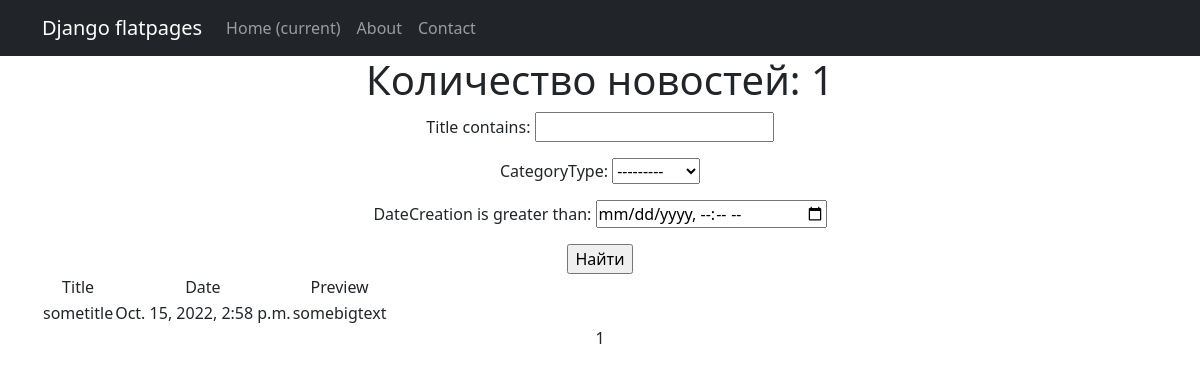
Before: /news/ with the older database file.
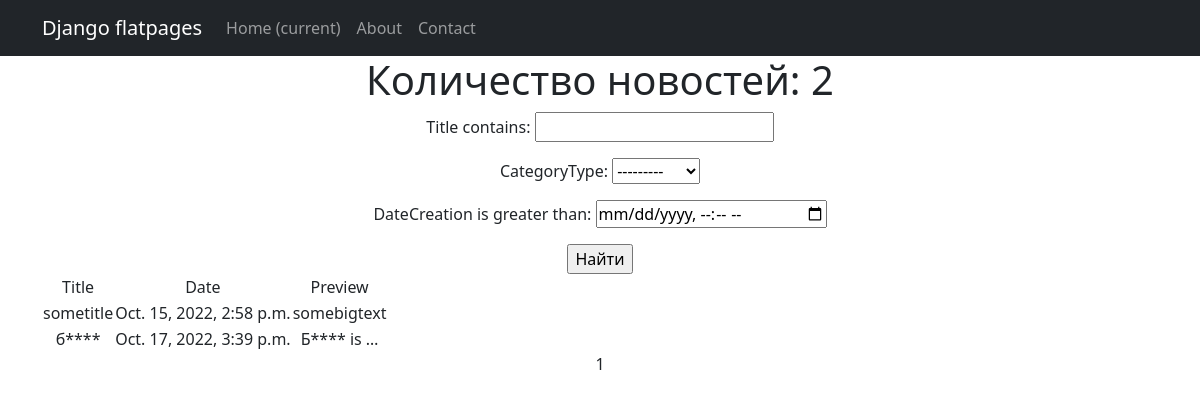
After: the same page with the newer database file.
### news/models.py (models this page shows, shortened)
class Post(models.Model):
    author = models.ForeignKey(Author, on_delete=models.CASCADE)
    NEWS = 'NW'
    ARTICLE = 'AR'
    CATEGORY_CHOISES = (
        (NEWS, 'Новость'),
        (ARTICLE, 'Статья'),
    )
    categoryType =  models.CharField(max_length= 2, choices=CATEGORY_CHOISES, default=ARTICLE)
    dateCreation = models.DateTimeField(auto_now_add=True)
    postCategory = models.ManyToManyField(Category, through='PostCategory')
    title = models.CharField(max_length=128)
    text = models.TextField()
    rating = models.SmallIntegerField(default=0)

### news/views.py (the view)
# urls.py: path('', PostList.as_view(), name='post_list'),
class PostList(ListView):
    model = Post
    ordering = 'title'
    template_name = 'news.html'
    context_object_name = 'post'
    paginate_by = 10
    def get_queryset(self):
        queryset = super().get_queryset()
        self.filterset = PostFilter(self.request.GET, queryset)
        return self.filterset.qs
    def get_context_data(self, **kwargs):
        context = super().get_context_data(**kwargs)
        context['filterset'] = self.filterset
        return context

### news/templatetags/custom_filters.py (called while the page is built)
@register.filter()
def censor(value):
    if not isinstance(value, str):
        raise TypeError(f"unresolved type '{type(value)}' expected  type 'str'")
    for word in value.split():
        if word.lower() in bad_words:
            value = value.replace(word, f"{word[0]}{'*' * (len(word) - 1)}")
    return value

### templates/news.html (shortened to what this page needs)
{% extends 'flatpages/default.html' %}
{% load custom_filters %}
{% block content %}
<h1>Количество новостей: {{post|length}}</h1>
<form action="" method="get">
  {{ filterset.form.as_p }}
  <input type="submit" value="Найти" />
</form>
<table>
    <tr>
        <td>Title</strong></td>
        <td>Date</strong></td>
        <td>Preview</strong></td>
    </tr>
    {% for posts in post %}
    <tr>
        <td>{{ posts.title|censor }}</td>
        <td>{{ posts.dateCreation }}</td>
        <td>{{ posts.text|truncatewords:2|censor }}</td>
    </tr>
    {% endfor %}
</table>
   {{ page_obj.number }}
{% endblock content %}

Changed rows visible on the page:
added Post: title|censor "б****", dateCreation "Oct. 17, 2022, 3:39 p.m.", text|censor "Б**** is …"
Other visible differences:
{{ post|length }}: "1" → "2"
